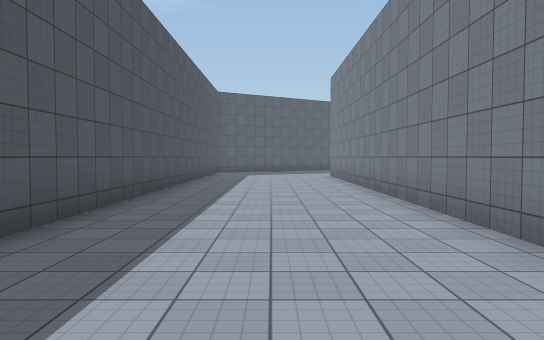
View 1 (above)

18 first-person views from a walk through a scene from a Unity 3-D project. The camera is 1.5 m above the floor, tilts 2° down and sees 70° across. The floor is counted in squares, 2 m on a side. Each view is taken from the middle of a square. On the plan, view 1 faces up. The plan holds only what a view shows up to about 12 squares ahead; the rest is blank. The place goes on beyond the plan. The player is left out. Surface patterns are stand-ins for the level's own textures.

View 2
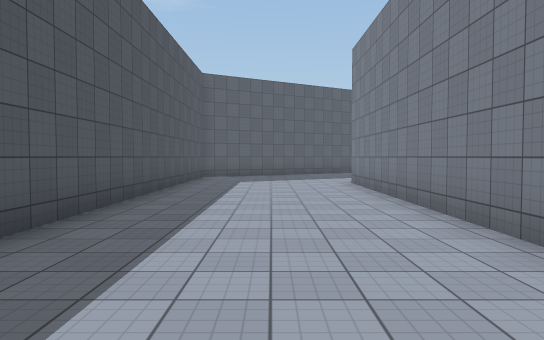

View 3
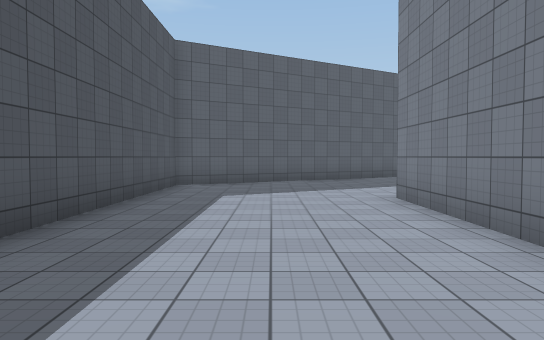

View 4
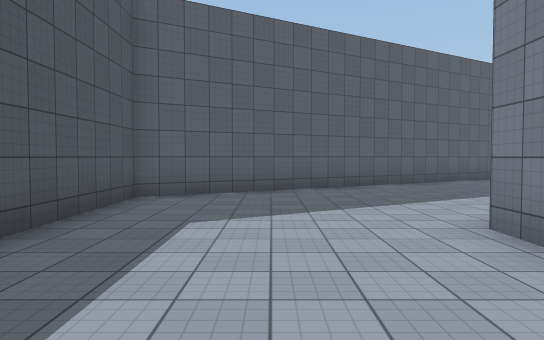

View 5
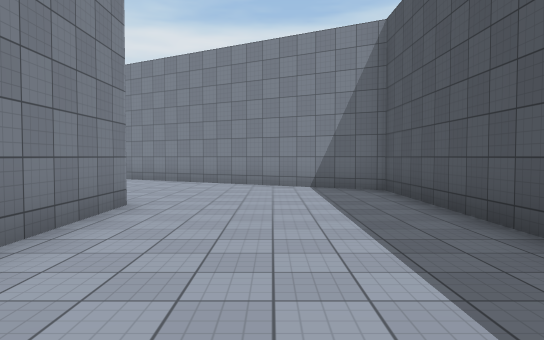

View 6
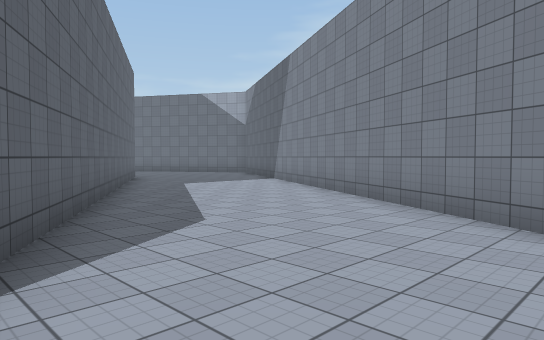

View 7
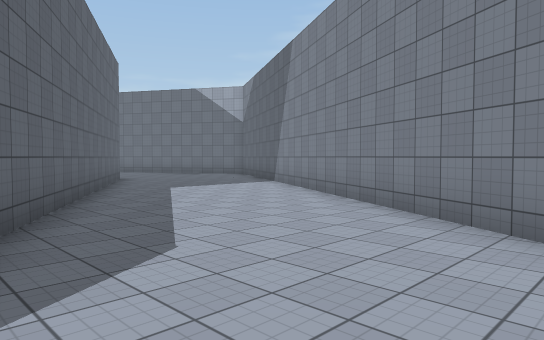

View 8
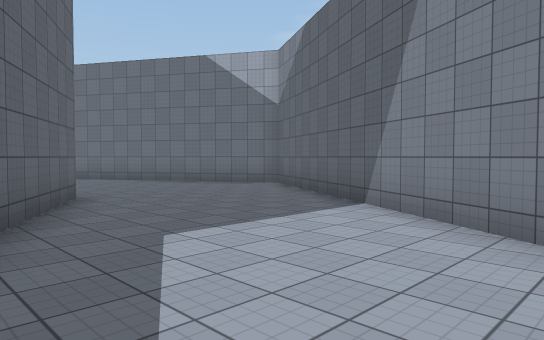

View 9
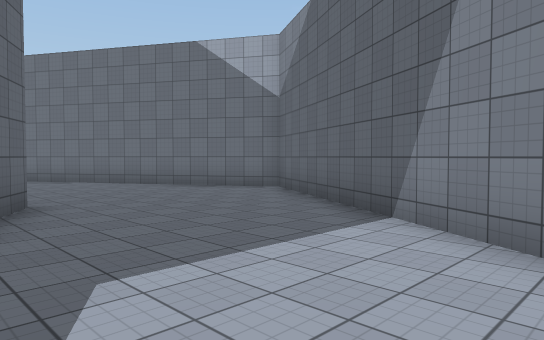

View 10
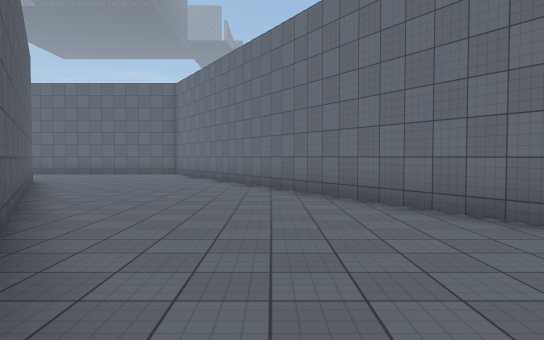

View 11
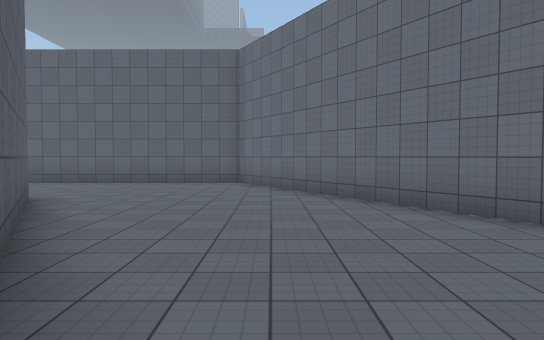

View 12
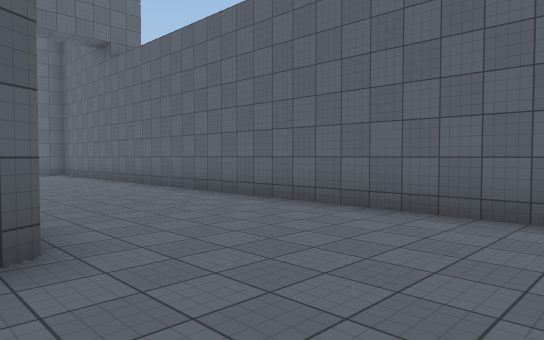

View 13
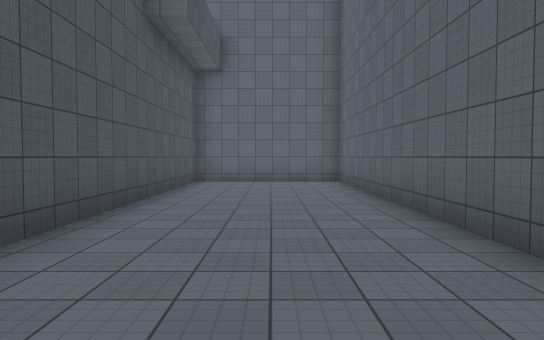

View 14
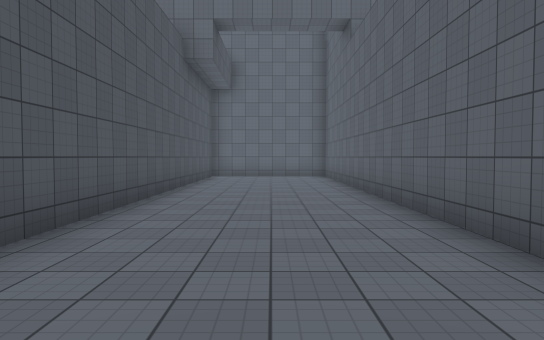

View 15
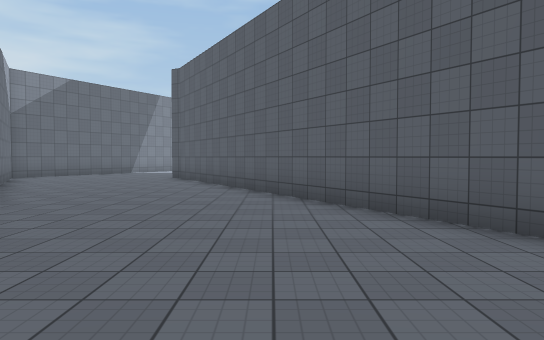

View 16
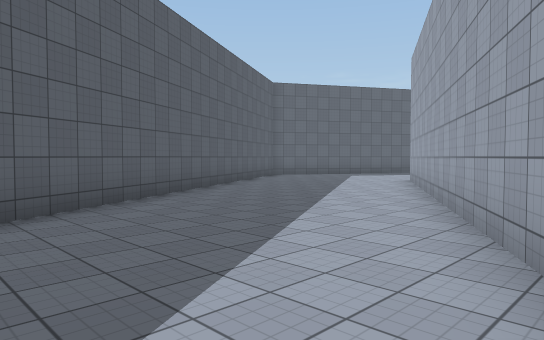

View 17
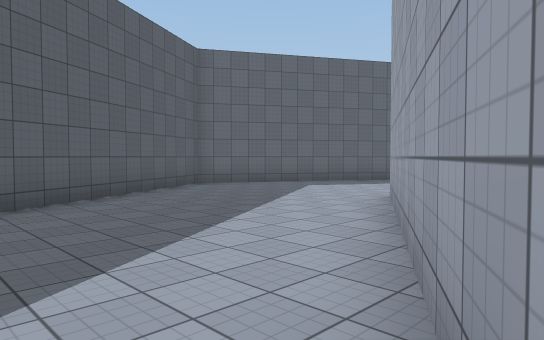

View 18
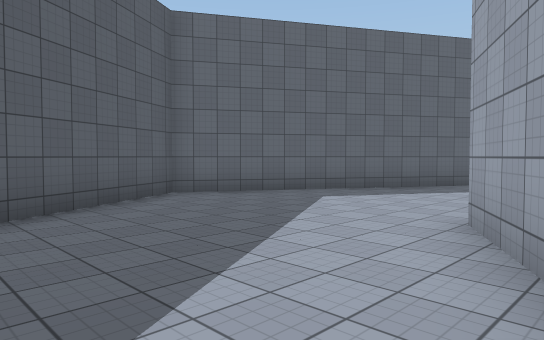

### Floor plan
Points are (right, up) in squares from view 1. A wall is a line through its corners. A room is listed if a view was taken in it or the views show most of it. See-through windows are left out.
Room 1 (views 1, 2, 3, 4, 5, 6, 7, 8, 9, 10, 11, 12, 13, 14, 15, 16, 17, 18)
walls: (4.8, 16.5) (13.5, 21.5); (2.3, 2) (2.3, 15); (13.6, -4.5) (3.2, 1.5); (24.9, 2.3) (15, -3.4); (19.8, 23.4) (13.3, 27.2) (-2.5, 18.1) (-2.5, -0.6) (13.7, -9.9) (29, -1.1) (29, 15.5) (24.8, 15.5) (24.8, 4.1)

Positions as (right, up) in squares from view 1, and headings:
1: (0, 0), facing up
2: (0, 4), facing up
3: (0, 8), facing up
4: (0, 11), facing up
5: (0, 8), facing down
6: (0, 2), facing down-right
7: (1, 1), facing down-right
8: (6, -2), facing down-right
9: (7, -3), facing down-right
10: (13, -5), facing right
11: (18, -2), facing right
12: (24, -1), facing up-right
13: (27, 4), facing up
14: (27, 1), facing up
15: (27, -1), facing left
16: (2, 16), facing up-right
17: (7, 18), facing up-right
18: (9, 20), facing up-right
